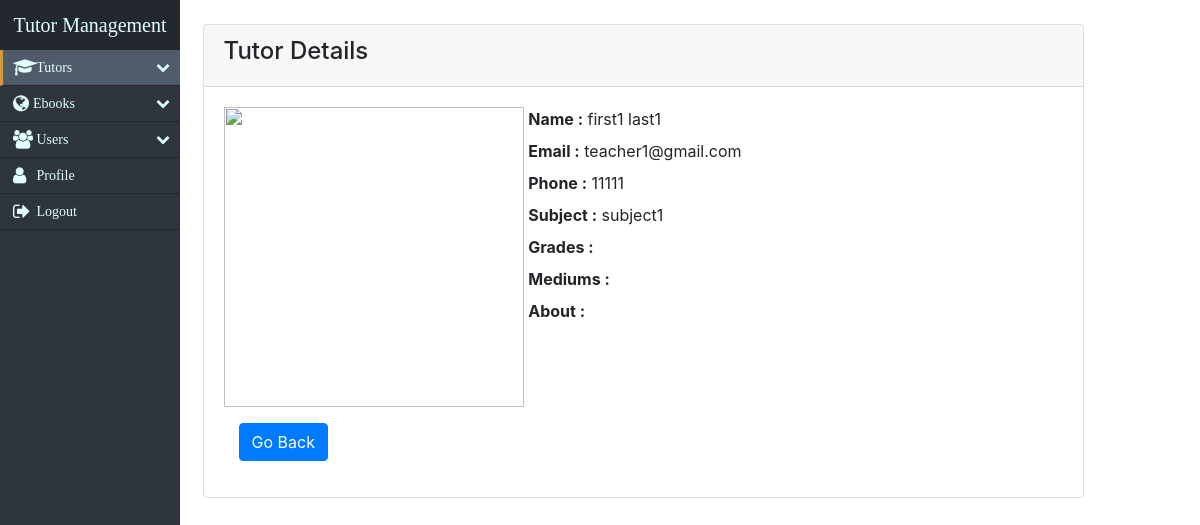
The app's page /viewTutorDetails.php?id=1 (signed in) with its own data.
### tables this page shows
CREATE TABLE Tutors(
    id INT NOT NULL AUTO_INCREMENT,
    lastName VARCHAR(50) NOT NULL,
    firstName VARCHAR(50),
    email VARCHAR(100) UNIQUE,
    phone VARCHAR(12) UNIQUE,
    subject VARCHAR(25),
    about VARCHAR(500),
    dp VARCHAR(100),

    PRIMARY KEY(id)
);

### viewTutorDetails.php (the view, shortened to what this page needs)
<?php
if (isset($_GET['id'])) {
    $id = $_GET['id'];
    $con = connect();
    $con->begin_transaction();
    $query = $con->prepare("SELECT * FROM Tutors WHERE id=$id");
    $query->execute();
    $result = $query->get_result();
    $tutor = $result->fetch_assoc();
}
?>
<html>
<head lang="en">
    <link rel="stylesheet" href="bootstrap/css/bootstrap.min.css" />
    <link rel="stylesheet" href="css/styles.css" />
</head>
<div class="container-fluid sidebar">
    <div class="row">
        <?php include "sideBar.php" ?>
        <div class="col-md-9">
            <br>
            <div class="card">
                <div class="card-header">
                    <h4>Tutor Details</h4>
                </div>
                <div class="card-body">
                    <form>
                        <div class="form-group">
                            <div class="row">
                                <div class="col-md-4">
                                    <img src="tutorDp/<?php echo $tutor['dp'] ?>" width="300" height="300"  >
                                </div>
                                <div class="col-md-8">
                                    <div class="col-md-10">
                                        <label for="firstName"><b>Name : </b></label>
                                        <label><?php echo $tutor['firstName'] . " " . $tutor['lastName'] ?></label>
                                    </div>
                                    <div class="col-md-10">
                                        <label for="email"><b>Email : </b></label>
                                        <label><?php echo $tutor['email'] ?></label>
                                    </div>
                                    <div class="col-md-10">
                                        <label for="phone"><b>Phone : </b></label>
                                        <label><?php echo $tutor['phone'] ?></label>
                                    </div>
                                    <div class="col-md-10">
                                        <label for="phone"><b>Subject : </b></label>
                                        <label><?php echo $tutor['subject'] ?></label>
                                    </div>
                                    <div class="col-md-10">
                                        <label for="grades"><b>Grades : </b></label>
                                    </div>
                                    <div class="col-md-10">
                                        <label for="mediums"><b>Mediums : </b></label>
                                    </div>
                                    <div class="col-md-5">
                                        <label for="phone"><b>About : </b></label>
                                    </div>
                                    <div class="col-md-10">
                                    </div>
                                </div>
                            </div>
                        </div>
                        <div class="form-group">
                            <div class="col-md-5">
                                <button type="button" onclick="location.href='viewTutors.php';" class="btn btn-primary">Go Back</button>
                            </div>
                        </div>
                    </form>
                </div>
            </div>
        </div>
    </div>
</div>
</html>

### css/styles.css (style rules this page uses)
.sidebar { float: left; padding-left: 0px; }

### records on screen
tutors: firstName "first1", lastName "last1", email "teacher1@gmail.com", phone "11111", subject "subject1"
